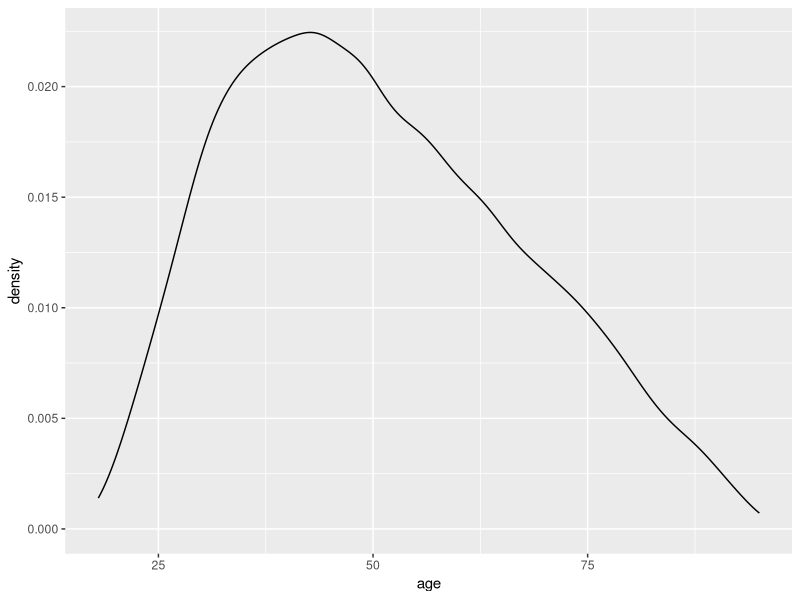
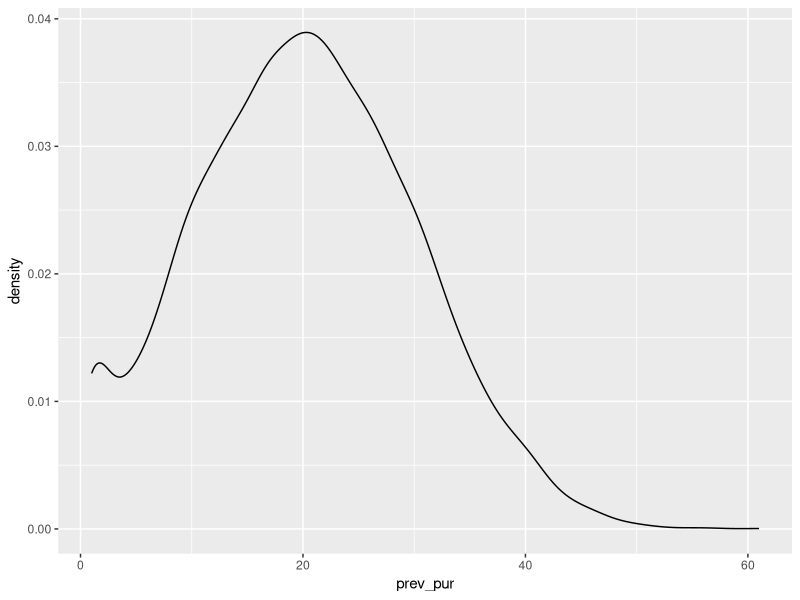
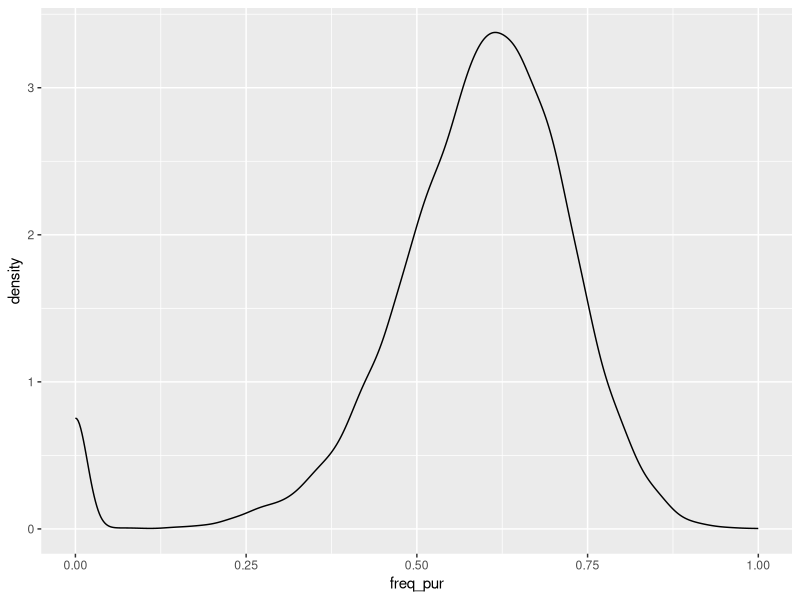
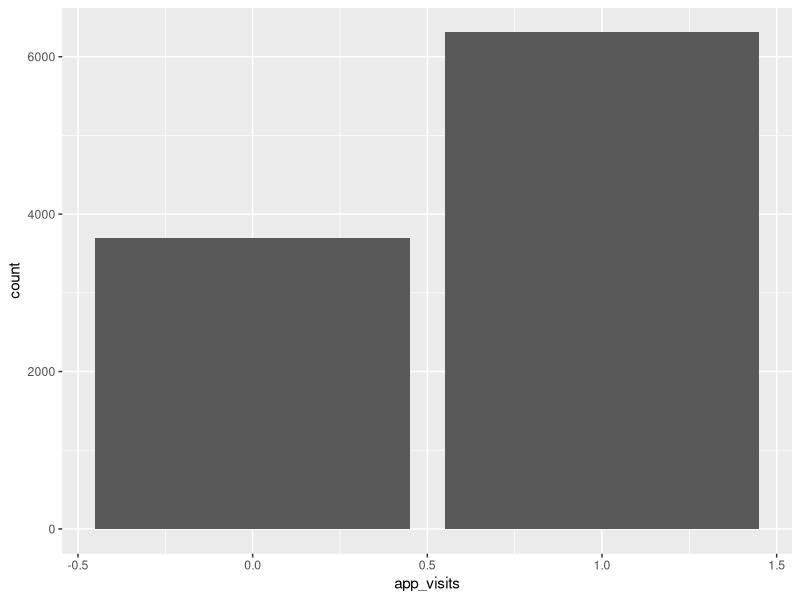
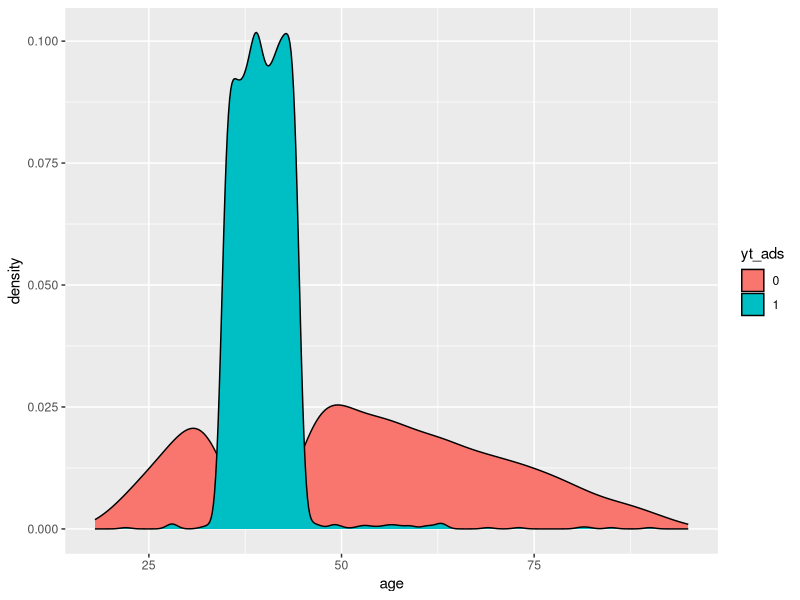
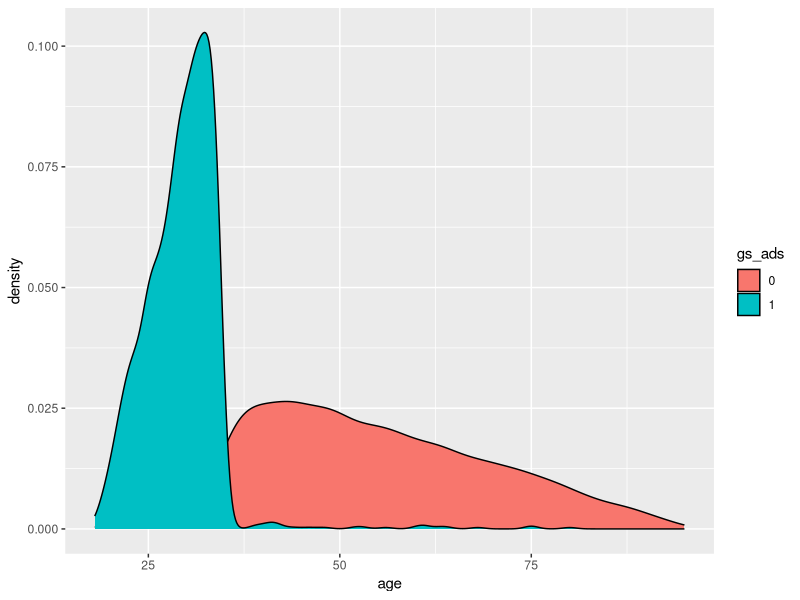

These charts were generated, in order, by the following R code:
# Packages
library(tidyverse)
library(scales)

set.seed(42)

# Number of Customers
num_cust <- 10000

# Customer ID
customer_id <- c()
for (i in 1:num_cust) {
  customer_id[i] <- 1000 + i
}

### Use Case Idea: Sonic is launching a new slush that they want to market.
### They're using advertising to launch it and want to know which ad
### campaigns they attribute sales to. Sonic knows which demographics they're
### targeting with which ads, and Google has the data of which people actually
### saw which ad. If Sonic uses LiveRamp, the data can be joined to Google.
### However, there are privacy concerns. Using synthesized data can allow this
### data to be shared while bypassing these concerns of individual recognition.

# Data: Brick and Mortar Variables (BM), and Google Variables (G)
## Outcome: Conversion (Sale)
## BM: Age
## BM: Previous Purchases
## BM: Frequency of Purchase
## G: Exposure to Push Notification in-app
## G: Exposure to YouTube Video Ad
## G: Exposure to Google Search Ad

# Variable 1: Age ---------------------------------------------------------

sample_ages <- function(n) {
  ## custom age pdf
  age_pdf <- function(x) {
    if (x < 18 || x > 96) return(0)
    if (x >= 35 && x <= 45) return(1)
    if (x >= 18 && x < 35) return((x - 18) / (35 - 18))  # Ramps up from 18 to 21
    if (x > 45 && x <= 96) return((96 - x) / (96 - 45))  # Tapers down from 60 to 96
  }
  v_pdf <- Vectorize(age_pdf)
  ## rejection sampling
  samples <- c()
  while (length(samples) < n) {
    candidates <- runif(n, min = 18, max = 96)
    probs <- v_pdf(candidates)
    keep <- runif(n) < probs
    samples <- c(samples, candidates[keep])
    samples <- samples[1:min(length(samples), n)]  # Keep only up to n samples
  }
  return(round(samples))
}

age <- sample_ages(num_cust)

# Distribution Check
ggplot(mapping = aes(x = age)) +
  geom_density()

# Variable 2: Previous Purchases ------------------------------------------

prev_pur <- round(rnorm(num_cust, mean = 20, sd = 10))

prev_pur <- ifelse(prev_pur < 1, 1, prev_pur)

# Distribution Check
ggplot(mapping = aes(x = prev_pur)) +
  geom_density()


# Variable 3: Frequency of Purchase ---------------------------------------
## Scaled; a frequency of 0 means they've only purchased once. A frequency
## of .5 means they purchase on average once a month, and as frequency
## approaches 1, they get closer to every single day.

# Raw frequency signal: log relationship to prev_pur + noise
raw_freq <- log(prev_pur + 1) + rnorm(num_cust, mean = 0, sd = 0.5)

# Rescale to [0,1] (min-max normalization)
freq_pur <- (raw_freq - min(raw_freq)) / (max(raw_freq) - min(raw_freq))
freq_pur <- ifelse(prev_pur == 1, 0, freq_pur)
freq_pur <- ifelse(freq_pur == 1, freq_pur - .0001, freq_pur)

# Distribution Check
ggplot(mapping = aes(x = freq_pur)) +
  geom_density()


# Variable 4: App Notification --------------------------------------------
## The idea being that if they have the app, they get the notification.
## So, we calculate the probability of who has the app.

# Added the +.2 and + 1 to make non-definitive probabilities
probs <- (1 - (abs(age - 24)+.2)/(max(abs(age - 24)) + 1))

app_visits <- rbinom(num_cust, size = 1, prob = probs)

# Distribution Check
ggplot(mapping = aes(x = app_visits)) +
  geom_bar()

# Variable 5: YouTube Videos ----------------------------------------------
## let's say the YouTube Ads were only targeted to people 35-44.

yt_probs <- ifelse(age < 35 | age > 44, .005, .95)

yt_ads <- rbinom(num_cust, size = 1, prob = yt_probs)

# Distribution Check
tibble(age = age, yt_ads = as.factor(yt_ads)) |>
  ggplot(mapping = aes(x = age, fill = yt_ads)) +
  geom_density()

# Variable 6: Google Search Ads -------------------------------------------
## let's say the Google Search Ads were only targeted to people under 35

gs_probs <- ifelse(age < 35, .80, .0025)

gs_ads <- rbinom(num_cust, size = 1, prob = gs_probs)

# Distribution Check
tibble(age = age, gs_ads = as.factor(gs_ads)) |>
  ggplot(mapping = aes(x = age, fill = gs_ads)) +
  geom_density()

# Outcome: Conversions ----------------------------------------------------
## The push notification was most successful, and younger people were more
## curious about the slush.

conv_probs <- (rescale(age * -1, to = c(0, 1)) * .3) +
(rescale(prev_pur, to = c(0, 1)) * .1) +
(rescale(freq_pur, to = c(0, 1)) * .2) +
(app_visits * .3) +
(yt_ads * .05) +
(gs_ads *.05) +
  rnorm(num_cust, mean = 0, sd = .005)

conv <- rbinom(num_cust, size = 1, prob = conv_probs)


# Convert to Dataframe ----------------------------------------------------

cam_data <- tibble(
  conversions = conv,
  age = age,
  prev_purchases = prev_pur,
  freq_purchases = freq_pur,
  app_ads = app_visits,
  yt_ads = yt_ads,
  gs_ads = gs_ads
)


rm(list = setdiff(ls(), "cam_data"))

